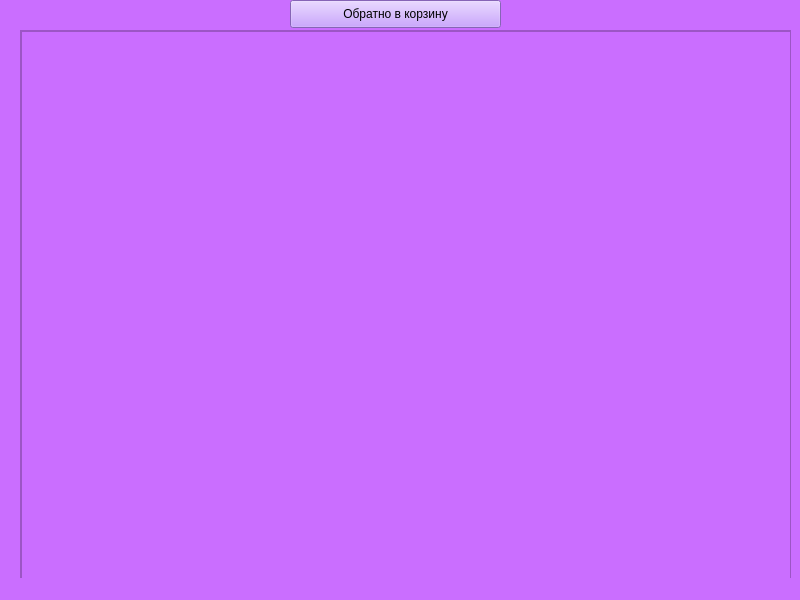
<?xml version="1.0" encoding="UTF-8"?>
<ui version="4.0">
 <class>MainWindow</class>
 <widget class="QMainWindow" name="MainWindow">
  <property name="geometry">
   <rect>
    <x>0</x>
    <y>0</y>
    <width>800</width>
    <height>600</height>
   </rect>
  </property>
  <property name="windowTitle">
   <string>MainWindow</string>
  </property>
  <property name="styleSheet">
   <string notr="true">background-color: rgb(202, 110, 255);</string>
  </property>
  <widget class="QWidget" name="centralwidget">
   <widget class="QScrollArea" name="scrollArea">
    <property name="geometry">
     <rect>
      <x>20</x>
      <y>30</y>
      <width>771</width>
      <height>751</height>
     </rect>
    </property>
    <property name="widgetResizable">
     <bool>true</bool>
    </property>
    <widget class="QWidget" name="scrollAreaWidgetContents">
     <property name="geometry">
      <rect>
       <x>0</x>
       <y>0</y>
       <width>769</width>
       <height>749</height>
      </rect>
     </property>
     <widget class="QListWidget" name="listWidget">
      <property name="geometry">
       <rect>
        <x>0</x>
        <y>0</y>
        <width>771</width>
        <height>771</height>
       </rect>
      </property>
     </widget>
    </widget>
   </widget>
   <widget class="QPushButton" name="pushButton">
    <property name="geometry">
     <rect>
      <x>290</x>
      <y>0</y>
      <width>211</width>
      <height>28</height>
     </rect>
    </property>
    <property name="styleSheet">
     <string notr="true">background-color: rgb(188, 140, 255);</string>
    </property>
    <property name="text">
     <string>Обратно в корзину</string>
    </property>
   </widget>
  </widget>
  <widget class="QMenuBar" name="menubar">
   <property name="geometry">
    <rect>
     <x>0</x>
     <y>0</y>
     <width>800</width>
     <height>26</height>
    </rect>
   </property>
  </widget>
  <widget class="QStatusBar" name="statusbar"/>
 </widget>
 <resources/>
 <connections/>
</ui>
